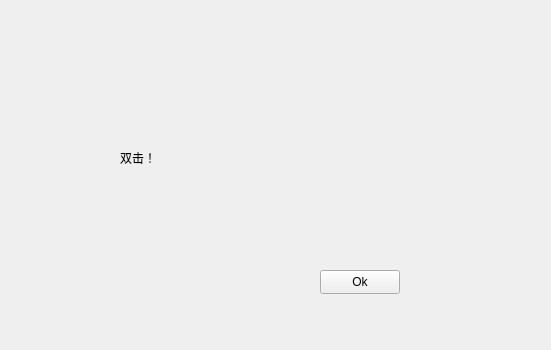
<?xml version="1.0" encoding="UTF-8"?>
<ui version="4.0">
 <class>QtCustEvent</class>
 <widget class="QWidget" name="QtCustEvent">
  <property name="geometry">
   <rect>
    <x>0</x>
    <y>0</y>
    <width>551</width>
    <height>350</height>
   </rect>
  </property>
  <property name="windowTitle">
   <string>QtCustEvent</string>
  </property>
  <widget class="TClickedLabel" name="label">
   <property name="geometry">
    <rect>
     <x>120</x>
     <y>150</y>
     <width>221</width>
     <height>16</height>
    </rect>
   </property>
   <property name="text">
    <string>双击！</string>
   </property>
  </widget>
  <widget class="QPushButton" name="pushButton">
   <property name="geometry">
    <rect>
     <x>320</x>
     <y>270</y>
     <width>80</width>
     <height>24</height>
    </rect>
   </property>
   <property name="text">
    <string>Ok</string>
   </property>
  </widget>
 </widget>
 <customwidgets>
  <customwidget>
   <class>TClickedLabel</class>
   <extends>QLabel</extends>
   <header>tclickedlabel.h</header>
  </customwidget>
 </customwidgets>
 <resources/>
 <connections/>
</ui>
